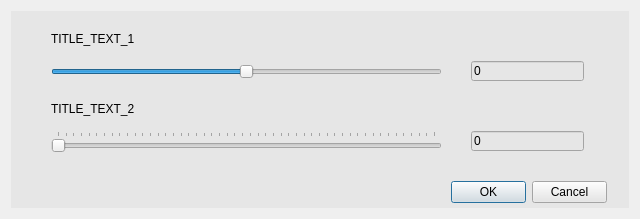
<?xml version="1.0" encoding="UTF-8"?>
<ui version="4.0">
 <class>Dialog</class>
 <widget class="QDialog" name="Dialog">
  <property name="geometry">
   <rect>
    <x>0</x>
    <y>0</y>
    <width>640</width>
    <height>219</height>
   </rect>
  </property>
  <property name="windowTitle">
   <string>Select Kernel and C</string>
  </property>
  <layout class="QHBoxLayout" name="horizontalLayout">
   <item>
    <widget class="QWidget" name="widget" native="true">
     <property name="styleSheet">
      <string notr="true">background-color: rgb(230, 230, 230);</string>
     </property>
     <widget class="QSlider" name="slider_1">
      <property name="geometry">
       <rect>
        <x>40</x>
        <y>50</y>
        <width>391</width>
        <height>22</height>
       </rect>
      </property>
      <property name="minimum">
       <number>-99</number>
      </property>
      <property name="orientation">
       <enum>Qt::Horizontal</enum>
      </property>
     </widget>
     <widget class="QSlider" name="slider_2">
      <property name="enabled">
       <bool>true</bool>
      </property>
      <property name="geometry">
       <rect>
        <x>40</x>
        <y>120</y>
        <width>391</width>
        <height>22</height>
       </rect>
      </property>
      <property name="minimum">
       <number>1</number>
      </property>
      <property name="singleStep">
       <number>2</number>
      </property>
      <property name="orientation">
       <enum>Qt::Horizontal</enum>
      </property>
      <property name="invertedAppearance">
       <bool>false</bool>
      </property>
      <property name="tickPosition">
       <enum>QSlider::TicksAbove</enum>
      </property>
     </widget>
     <widget class="QLabel" name="text">
      <property name="geometry">
       <rect>
        <x>40</x>
        <y>20</y>
        <width>121</width>
        <height>16</height>
       </rect>
      </property>
      <property name="text">
       <string>TITLE_TEXT_1</string>
      </property>
     </widget>
     <widget class="QLabel" name="text2">
      <property name="geometry">
       <rect>
        <x>40</x>
        <y>90</y>
        <width>121</width>
        <height>16</height>
       </rect>
      </property>
      <property name="text">
       <string>TITLE_TEXT_2</string>
      </property>
     </widget>
     <widget class="QLineEdit" name="value_1">
      <property name="geometry">
       <rect>
        <x>460</x>
        <y>50</y>
        <width>113</width>
        <height>20</height>
       </rect>
      </property>
      <property name="text">
       <string>0</string>
      </property>
     </widget>
     <widget class="QLineEdit" name="value_2">
      <property name="geometry">
       <rect>
        <x>460</x>
        <y>120</y>
        <width>113</width>
        <height>20</height>
       </rect>
      </property>
      <property name="text">
       <string>0</string>
      </property>
     </widget>
     <widget class="QDialogButtonBox" name="buttonBox">
      <property name="geometry">
       <rect>
        <x>440</x>
        <y>170</y>
        <width>156</width>
        <height>23</height>
       </rect>
      </property>
      <property name="standardButtons">
       <set>QDialogButtonBox::Cancel|QDialogButtonBox::Ok</set>
      </property>
     </widget>
    </widget>
   </item>
  </layout>
 </widget>
 <resources/>
 <connections/>
</ui>
